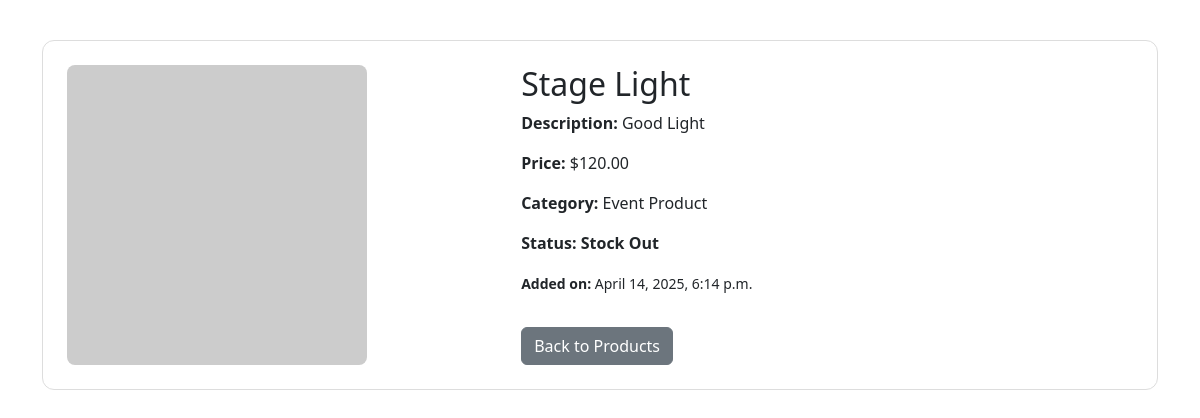
Before: /product/2 with the older database file.
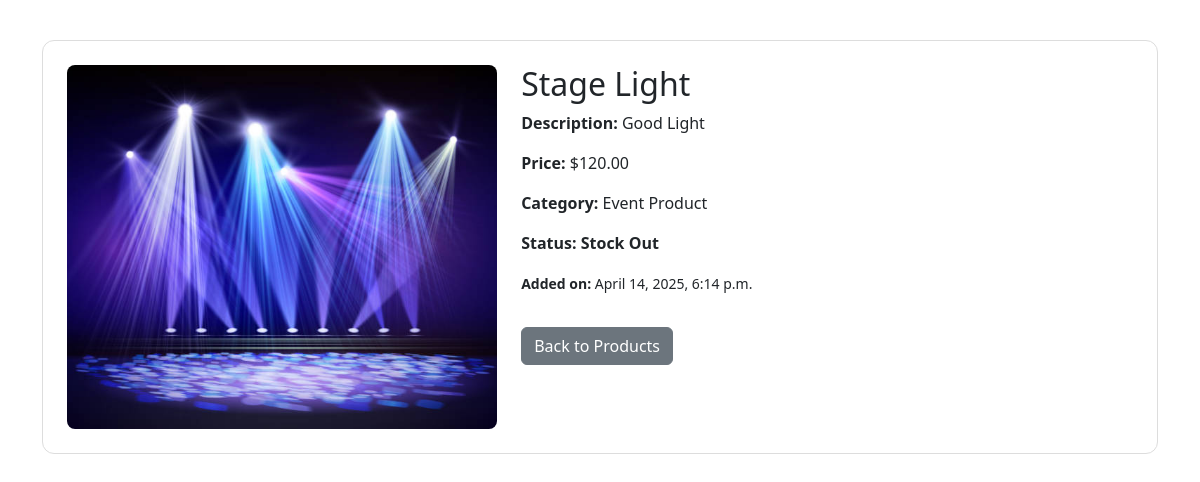
After: the same page with the newer database file.
### EventApp/models.py (models this page shows, shortened)
class Product(models.Model):
    name = models.CharField(max_length=100)
    description = models.TextField()
    price = models.DecimalField(max_digits=10, decimal_places=2)
    created_at = models.DateTimeField(auto_now_add=True)
    category = models.ForeignKey(Category, on_delete=models.CASCADE)
    p_photo = models.ImageField(upload_to='product_photos/', null=True, blank=True)
    status_choice = (
        ('In Stock', 'In Stock'),
        ('Stock Out', 'Stock Out'),
        ('Will be available soon', 'Will be available soon'),
    )
    status = models.CharField(max_length=100, choices=status_choice, default='In Stock')

class Category(models.Model):
    name = models.CharField(max_length=100)

### EventApp/views.py (the view)
# urls.py: path('product/<str:id>', e_views.product_details, name = 'product_details'),
def product_details(request, id):
    product = Product.objects.get(pk = id)
    context = {'product': product}
    return render(request,template_name = 'EventApp/product_details.html', context = context)

### template/EventApp/product_details.html (shortened to what this page needs)
<!DOCTYPE html>
<html lang="en">
<head>
  <link href="https://cdn.jsdelivr.net/npm/bootstrap@5.3.3/dist/css/bootstrap.min.css" rel="stylesheet">
</head>
<body>
  <div class="container">
    <div class="product-card">
      <div class="row">
        <div class="col-md-5">
          {% if product.p_photo %}
            <img src="{{ product.p_photo.url }}" alt="{{ product.name }}" class="product-image">
          {% else %}
            <img src="https://via.placeholder.com/300" alt="No image" class="product-image">
          {% endif %}
        </div>
        <div class="col-md-7">
          <h2>{{ product.name }}</h2>
          <p><strong>Description:</strong> {{ product.description }}</p>
          <p><strong>Price:</strong> ${{ product.price }}</p>
          <p><strong>Category:</strong> {{ product.category.name }}</p>
          <p><strong>Status:</strong> <span class="status">{{ product.status }}</span></p>
          <p><small><strong>Added on:</strong> {{ product.created_at|date:"F j, Y, g:i a" }}</small></p>
          <a href="{% url 'product' %}" class="btn btn-secondary mt-3">Back to Products</a>
        </div>
      </div>
    </div>
  </div>
</body>
</html>

Changed rows visible on the page:
changed Product "Stage Light": p_photo: picture added
